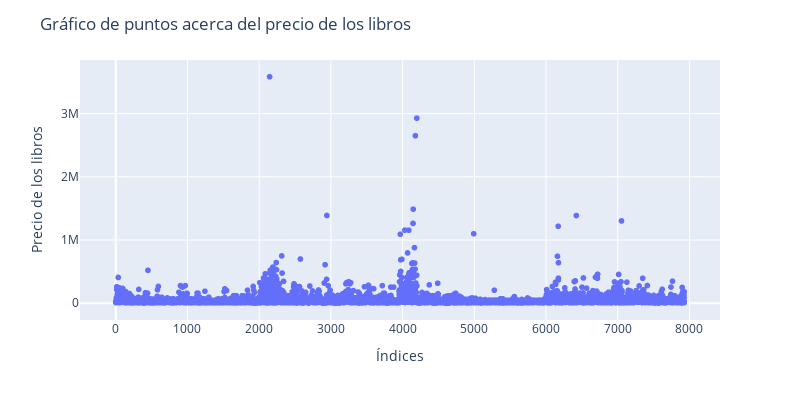

Notebook source saved alongside this figure:
### Code cell
figure = exp.scatter(data_books['Price'])
figure.update_layout(
    title='Gráfico de puntos acerca del precio de los libros',
    xaxis_title='Índices',
    yaxis_title='Precio de los libros',
    width=800, height=400)
figure.update_traces(showlegend=False)
figure.show()

### Figure 1 — Plotly figure (JSON) as saved in the notebook; plotly's stock layout.template omitted (floating-point values rounded to 4 significant figures; data arrays with more than 128 entries replaced by an {"elided": "..."} marker saying what was removed)
{"data": [{"hovertemplate": "variable=Price<br>index=%{x}<br>value=%{y}<extra></extra>", "legendgroup": "Price", "marker": {"color": "#636efa", "symbol": "circle"}, "mode": "markers", "name": "Price", "showlegend": false, "type": "scattergl", "x": {"elided": "7928 int values"}, "xaxis": "x", "y": {"elided": "7928 int values"}, "yaxis": "y"}], "layout": {"height": 400, "legend": {"title": {"text": "variable"}, "tracegroupgap": 0}, "margin": {"t": 60}, "title": {"text": "Gráfico de puntos acerca del precio de los libros"}, "width": 800, "xaxis": {"anchor": "y", "domain": [0, 1], "title": {"text": "Índices"}}, "yaxis": {"anchor": "x", "domain": [0, 1], "title": {"text": "Precio de los libros"}}}}
